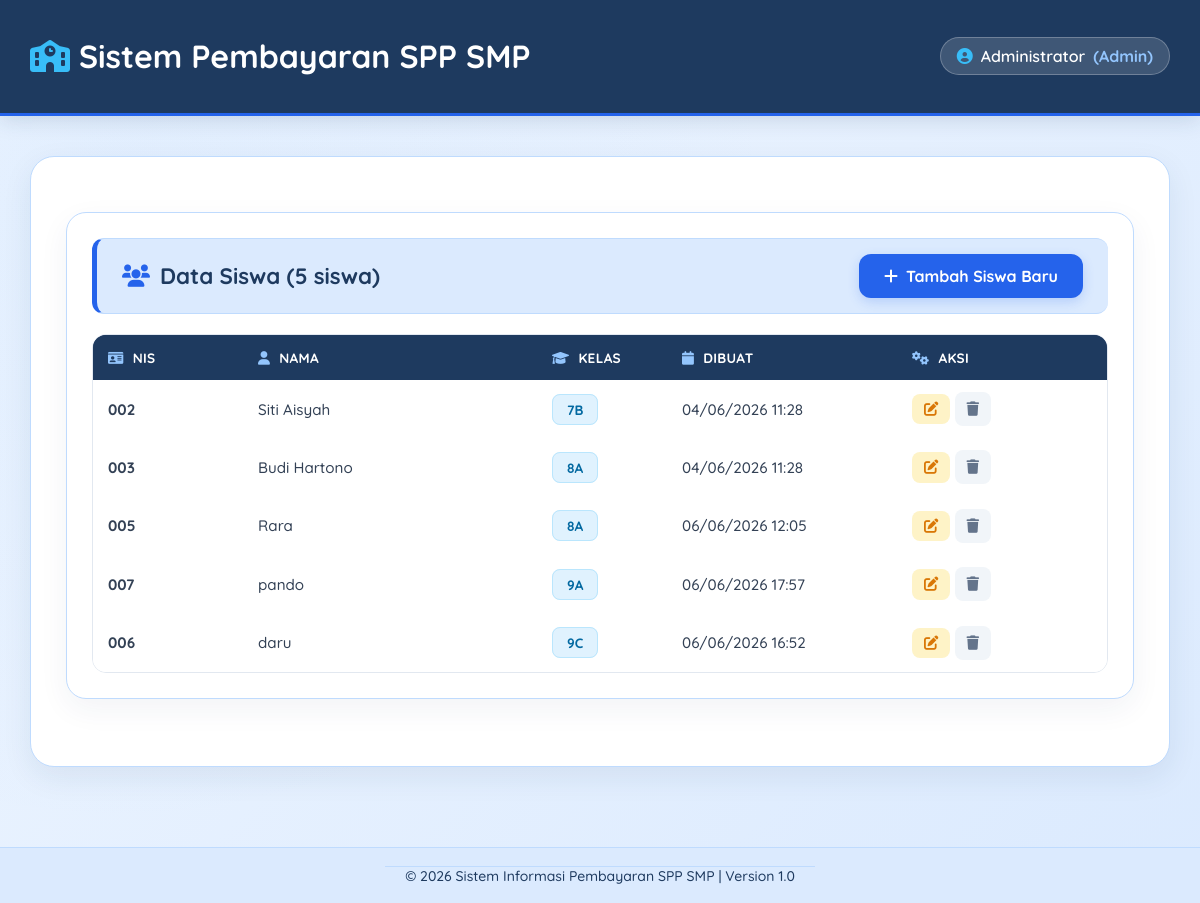
Screenshot of /sistem-pembayaran-spp/siswa/index.php (signed in) with the database file from the repository.
### tables this page shows
CREATE TABLE `petugas` (
  `id` int(11) NOT NULL,
  `nama` varchar(100) NOT NULL,
  `username` varchar(50) NOT NULL,
  `password` varchar(255) NOT NULL,
  `level` enum('admin','petugas') DEFAULT 'petugas',
  `created_at` timestamp NOT NULL DEFAULT current_timestamp()
);

CREATE TABLE `siswa` (
  `nis` varchar(20) NOT NULL,
  `nama` varchar(100) NOT NULL,
  `kelas` varchar(10) NOT NULL,
  `created_at` timestamp NOT NULL DEFAULT current_timestamp()
);

### sistem-pembayaran-spp/config/config.php (called while the page is built, shortened)
<?php
function koneksi() {
    try {
        $pdo = new PDO(
            "mysql:host=" . DB_HOST . ";dbname=" . DB_NAME . ";charset=utf8mb4",
            DB_USER,
            DB_PASS,
            [
                PDO::ATTR_ERRMODE => PDO::ERRMODE_EXCEPTION,
                PDO::ATTR_DEFAULT_FETCH_MODE => PDO::FETCH_ASSOC,
                PDO::ATTR_EMULATE_PREPARES => false,
            ]
        );
        return $pdo;
    } catch (PDOException $e) {
        die("Koneksi database gagal: " . $e->getMessage());
    }
}
function escape($string) {
    return htmlspecialchars($string, ENT_QUOTES, 'UTF-8');
}
function getPetugas() {
    if (isset($_SESSION['petugas_id'])) {
        $pdo = koneksi();
        $stmt = $pdo->prepare("SELECT * FROM petugas WHERE id = ?");
        $stmt->execute([$_SESSION['petugas_id']]);
        return $stmt->fetch();
    }
    return null;
}
?>

### sistem-pembayaran-spp/siswa/index.php (the view, shortened to what this page needs)
<?php
require_once '../includes/header.php';
$pdo = koneksi();
$stmt = $pdo->query("SELECT * FROM siswa ORDER BY kelas, nis");
$siswa_list = $stmt->fetchAll();
?>
<div class="card" id="card-data-siswa" style="margin-bottom: 2rem; text-align: left !important;">
    <div class="card-header" style="display: flex; justify-content: space-between; align-items: center; padding: 20px; background: #EFF6FF; border-left: 5px solid #2563EB;">
        <h2 style="margin: 0; color: #1E3A5F; font-weight: 700; font-size: 1.1rem;"><i class="fas fa-users"></i> Data Siswa (<?= count($siswa_list) ?> siswa)</h2>
        <a href="tambah.php" class="btn btn-primary" style="background: #2563EB; color: white; padding: 12px 25px; border-radius: 12px; font-weight: 700; box-shadow: 0 4px 12px rgba(37, 99, 235, 0.2); text-decoration: none; display: inline-flex; align-items: center; gap: 8px; border: none;">
            <i class="fas fa-plus"></i> Tambah Siswa Baru
        </a>
    </div>
    <div class="card-body" style="text-align: left !important;">
        <?php if (empty($siswa_list)): ?>
            <div class="alert alert-warning">
                <i class="fas fa-info-circle"></i> Belum ada data siswa. <a href="tambah.php">Tambah siswa pertama</a>
            </div>
        <?php else: ?>
            <div class="table-responsive">
                <table>
                    <thead>
                        <tr>
                            <th width="120"><i class="fas fa-id-card"></i> NIS</th>
                            <th><i class="fas fa-user"></i> Nama</th>
                            <th width="100"><i class="fas fa-graduation-cap"></i> Kelas</th>
                            <th width="200"><i class="fas fa-calendar"></i> Dibuat</th>
                            <th width="180"><i class="fas fa-cogs"></i> Aksi</th>
                        </tr>
                    </thead>
                    <tbody>
                        <?php foreach ($siswa_list as $siswa): ?>
                        <tr>
                            <td><strong><?= escape($siswa['nis']) ?></strong></td>
                            <td><?= escape($siswa['nama']) ?></td>
                            <td><span class="badge"><?= escape($siswa['kelas']) ?></span></td>
                            <td><?= date('d/m/Y H:i', strtotime($siswa['created_at'])) ?></td>
                            <td>
                                <div class="btn-group">
                                    <a href="edit.php?nis=<?= $siswa['nis'] ?>" class="btn btn-primary" title="Edit">
                                        <i class="fas fa-edit"></i>
                                    </a>
                                    <a href="javascript:void(0)"
                                       class="btn btn-danger"
                                       onclick="openDeleteModal('?hapus=<?= $siswa['nis'] ?>', '<?= escape($siswa['nama']) ?>')"
                                       title="Hapus">
                                        <i class="fas fa-trash"></i>
                                    </a>
                                </div>
                            </td>
                        </tr>
                        <?php endforeach; ?>
                    </tbody>
                </table>
            </div>
        <?php endif; ?>
    </div>
</div>
<?php require_once '../includes/footer.php'; ?>

### sistem-pembayaran-spp/includes/header.php (shortened to what this page needs)
<?php
if (!defined('DB_HOST')) {
    require_once '../config/config.php';
} else {
    require_once 'config/config.php';
}
$petugas = getPetugas();
$script_dir = dirname($_SERVER['PHP_SELF']);
$depth = max(0, substr_count(trim($script_dir, '/'), '/'));
$css_path = str_repeat('../', $depth) . 'assets/css/style.css';
?>
<!DOCTYPE html>
<html lang="id">
<head>
    <link href="https://cdnjs.cloudflare.com/ajax/libs/font-awesome/6.0.0/css/all.min.css" rel="stylesheet">
    <link href="<?= $css_path ?>" rel="stylesheet">
</head>
<body>
    <header class="header">
        <div class="header-content" style="display: flex; justify-content: space-between; align-items: center; width: 100%;">
            <div class="logo">
                <h1><i class="fas fa-school"></i> Sistem Pembayaran SPP SMP</h1>
            </div>
            <div class="user-info">
                <span class="user-name-badge">
                    <i class="fas fa-user-circle"></i>
                    <span class="user-name-text"><?= escape($petugas['nama']) ?></span>
                    <span class="user-level">(<?= ucfirst($petugas['level']) ?>)</span>
                </span>
            </div>
        </div>
    </header>
    <div class="main-content">
    <main class="container">

### sistem-pembayaran-spp/assets/css/style.css (style rules this page uses)
body { font-family: 'Quicksand', sans-serif !important; background: #EFF6FF !important; margin: 0 !important; padding: 0 !important; }
.card { background: #FFFFFF !important; border: 1px solid #BFDBFE !important; border-radius: 20px !important; padding: 35px 20px !important; text-align: center !important; text-decoration: none !important; transition: 0.3s !important; display: flex !important; flex-direction: column !important; align-items: center !important; box-shadow: 0 8px 24px rgba(30, 58, 95, 0.08) !important; }
.card[style*="text-align: left"] { display: block !important; text-align: left !important; flex-direction: column !important; align-items: unset !important; }
.table-responsive { overflow-x:auto; }
table { width: 100% !important; border-collapse: collapse !important; font-size: 0.95rem !important; }
table thead { background: #1E3A5F !important; color: white !important; }
table thead tr { height: 45px !important; }
table thead th { padding: 12px 15px !important; text-align: left !important; font-weight: 700 !important; letter-spacing: 0.3px !important; border: none !important; color: white !important; background: #1E3A5F !important; }
table tbody tr { border-bottom: 1px solid #E5E7EB !important; transition: background-color 0.2s !important; }
table tbody td { padding: 14px 15px !important; color: #334155 !important; border: none !important; }

### sistem-pembayaran-spp/includes/header.php (style rules this page uses)
body { min-height: 100vh; display: flex; flex-direction: column; margin: 0; padding: 0; }
.main-content { flex: 1; }
header h1, .header h1, .logo h1, .logo h1 span, header h1 a { color: #FFFFFF !important; -webkit-text-fill-color: #FFFFFF !important; }
header h1 i, .header h1 i, .logo h1 i { color: #38BDF8 !important; -webkit-text-fill-color: #38BDF8 !important; }
.card { background:#FFFFFF !important; border:1px solid #BFDBFE !important; border-radius:20px !important; box-shadow:0 10px 30px rgba(30,58,95,.08) !important; }
.card-header { background:#EFF6FF !important; border-left:5px solid #2563EB !important; border-bottom:1px solid #BFDBFE !important; padding:20px !important; }
.card-header h1, .card-header h2, .card-header h3 { color:#1E3A5F !important; }
.card-body { background:#FFFFFF !important; }
.btn-primary { background:#2563EB !important; border:none !important; color:#FFFFFF !important; }
table { background:#FFFFFF !important; }
th { background:#1E3A5F !important; color:#FFFFFF !important; }
td { background:#FFFFFF !important; color:#334155 !important; }
body, html { background: #EFF6FF !important; background-image: radial-gradient(circle at 10% 20%, rgba(96, 165, 250, 0.08) 0%, transparent 50%), linear-gradient(135deg, #EFF6FF 0%, #DBEAFE 100%) !important; background-attachment: fixed !important; font-family: 'Quicksand', sans-serif !important; }
.header, header { background: #1E3A5F !important; box-shadow: 0 4px 20px rgba(30, 58, 95, 0.15) !important; border-bottom: 3px solid #2563EB !important; padding: 15px 30px !important; }
.user-name-badge { background: rgba(255, 255, 255, 0.15) !important; border: 1px solid rgba(255, 255, 255, 0.25) !important; color: #FFFFFF !important; padding: 8px 16px !important; border-radius: 30px !important; font-weight: 600 !important; display: inline-flex; align-items: center; gap: 8px; }
.user-name-badge i { color: #38BDF8 !important; }
.user-level { color: #93C5FD !important; font-weight: 700; }
.container, main.container { max-width: 1140px !important; margin: 40px auto !important; background: #FFFFFF !important; border: 1px solid #BFDBFE !important; border-radius: 24px !important; padding: 35px !important; box-sizing: border-box !important; box-shadow: 0 10px 30px rgba(30,58,95,.08) !important; display: block !important; }

### rows the page displays
petugas: nama "Administrator", level "Admin"
siswa: nis "002", nama "Siti Aisyah", kelas "7B", created_at "04/06/2026 11:28"
siswa: nis "003", nama "Budi Hartono", kelas "8A", created_at "04/06/2026 11:28"
siswa: nis "005", nama "Rara", kelas "8A", created_at "06/06/2026 12:05"
siswa: nis "007", nama "pando", kelas "9A", created_at "06/06/2026 17:57"
siswa: nis "006", nama "daru", kelas "9C", created_at "06/06/2026 16:52"

### other values shown
count($siswa_list) "5"
